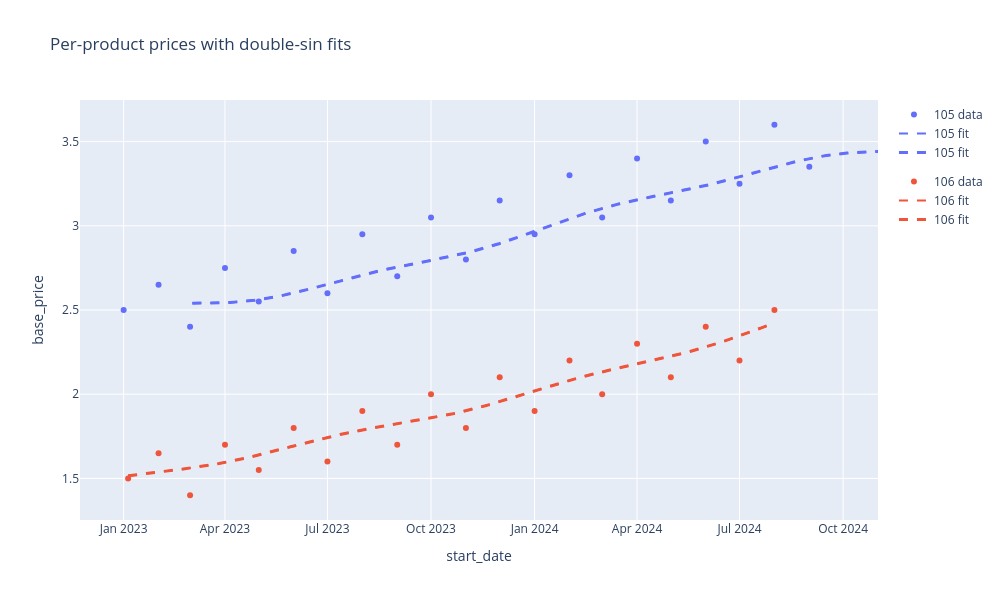

Write notebook code for a chart like this one.
### Code cell
# Plotly: data markers + fitted double-sin model (one product per color)
import plotly.graph_objects as go
import plotly.express as px
import pandas as pd
import numpy as np
from src.fidzulu.business.synodical_regressor import double_sin_trend_model
# fit_results and train_splits are expected to exist from earlier cells
colors = px.colors.qualitative.Plotly
fig = go.Figure()
prod_ids = sorted([pid for pid in train_splits.keys()])
for i, prod in enumerate(prod_ids):
    dfp = train_splits.get(prod)
    if dfp is None or dfp.empty:
        continue
    dfp = dfp.sort_values('start_date').copy()
    # ensure types
    dfp['start_date'] = pd.to_datetime(dfp['start_date'], errors='coerce')
    dfp['base_price'] = pd.to_numeric(dfp['base_price'], errors='coerce')
    color = colors[i % len(colors)]
    # scatter markers for actual data
    fig.add_trace(go.Scatter(x=dfp['start_date'], y=dfp['base_price'], mode='markers',
                             name=f'{prod} data', marker=dict(color=color), legendgroup=str(prod)))
    # overlay fitted model if available
    r = fit_results.get(prod)
    if r is not None and r.get('success') and r.get('params') is not None:
        p = r['params']
        # dense t grid and corresponding dates using product's first date as origin
        tmin, tmax = float(dfp['t'].min()), float(dfp['t'].max())
        tt = np.linspace(tmin, tmax, 200)
        base = pd.to_datetime(dfp['start_date'].min())
        dates = base + pd.to_timedelta(tt, unit='D')
        yy = double_sin_trend_model(tt, *p)
        fig.add_trace(go.Scatter(x=dates, y=yy, mode='lines',
                                 name=f'{prod} fit', line=dict(color=color, dash='dash'), legendgroup=str(prod)))
# additionally overlay fitted dashed lines for products 105 and 106 (highlight)
for special_pid in [105, 106]:
    r = fit_results.get(special_pid)
    if r is not None and r.get('success') and r.get('params') is not None:
        p = r['params']
        # attempt to get date range from product train split, fallback to concatenated_train
        dfp = train_splits.get(special_pid)
        if dfp is None or dfp.empty:
            if 'concatenated_train' in globals() and not concatenated_train.empty:
                dfp = concatenated_train[concatenated_train['prod_id'] == special_pid]
        if dfp is None or dfp.empty:
            # no date info; skip
            continue
        dfp = dfp.sort_values('start_date').copy()
        dfp['start_date'] = pd.to_datetime(dfp['start_date'], errors='coerce')
        tmin, tmax = float(dfp['t'].min()), float(dfp['t'].max())
        tt = np.linspace(tmin, tmax, 200)
        base = pd.to_datetime(dfp['start_date'].min())
        dates = base + pd.to_timedelta(tt, unit='D')
        # choose color consistent with product assignment if product in prod_ids, else use hash
        if special_pid in prod_ids:
            color = colors[prod_ids.index(special_pid) % len(colors)]
        else:
            color = colors[hash(special_pid) % len(colors)]
        yy = double_sin_trend_model(tt, *p)
        fig.add_trace(go.Scatter(x=dates, y=yy, mode='lines',
                                 name=f'{special_pid} fit', line=dict(color=color, dash='dash', width=3),
                                 legendgroup=str(special_pid)))
# layout tweaks
fig.update_layout(title='Per-product prices with double-sin fits', xaxis_title='start_date', yaxis_title='base_price', width=1000, height=600)
fig.show()

### Figure 1 — Plotly figure (JSON) as saved in the notebook; plotly's stock layout.template omitted (floating-point values rounded to 4 significant figures; data arrays with more than 128 entries replaced by an {"elided": "..."} marker saying what was removed)
{"data": [{"legendgroup": "105", "marker": {"color": "#636EFA"}, "mode": "markers", "name": "105 data", "type": "scatter", "x": ["2023-01-01T00:00:00.000000", "2023-02-01T00:00:00.000000", "2023-03-01T00:00:00.000000", "2023-04-01T00:00:00.000000", "2023-05-01T00:00:00.000000", "2023-06-01T00:00:00.000000", "2023-07-01T00:00:00.000000", "2023-08-01T00:00:00.000000", "2023-09-01T00:00:00.000000", "2023-10-01T00:00:00.000000", "2023-11-01T00:00:00.000000", "2023-12-01T00:00:00.000000", "2024-01-01T00:00:00.000000", "2024-02-01T00:00:00.000000", "2024-03-01T00:00:00.000000", "2024-04-01T00:00:00.000000", "2024-05-01T00:00:00.000000", "2024-06-01T00:00:00.000000", "2024-07-01T00:00:00.000000", "2024-08-01T00:00:00.000000", "2024-09-01T00:00:00.000000"], "y": [2.5, 2.65, 2.4, 2.75, 2.55, 2.85, 2.6, 2.95, 2.7, 3.05, 2.8, 3.15, 2.95, 3.3, 3.05, 3.4, 3.15, 3.5, 3.25, 3.6, 3.35]}, {"legendgroup": "105", "line": {"color": "#636EFA", "dash": "dash"}, "mode": "lines", "name": "105 fit", "type": "scatter", "x": {"elided": "200 str values"}, "y": {"elided": "200 float values"}}, {"legendgroup": "106", "marker": {"color": "#EF553B"}, "mode": "markers", "name": "106 data", "type": "scatter", "x": ["2023-01-05T00:00:00.000000", "2023-02-01T00:00:00.000000", "2023-03-01T00:00:00.000000", "2023-04-01T00:00:00.000000", "2023-05-01T00:00:00.000000", "2023-06-01T00:00:00.000000", "2023-07-01T00:00:00.000000", "2023-08-01T00:00:00.000000", "2023-09-01T00:00:00.000000", "2023-10-01T00:00:00.000000", "2023-11-01T00:00:00.000000", "2023-12-01T00:00:00.000000", "2024-01-01T00:00:00.000000", "2024-02-01T00:00:00.000000", "2024-03-01T00:00:00.000000", "2024-04-01T00:00:00.000000", "2024-05-01T00:00:00.000000", "2024-06-01T00:00:00.000000", "2024-07-01T00:00:00.000000", "2024-08-01T00:00:00.000000"], "y": [1.5, 1.65, 1.4, 1.7, 1.55, 1.8, 1.6, 1.9, 1.7, 2.0, 1.8, 2.1, 1.9, 2.2, 2.0, 2.3, 2.1, 2.4, 2.2, 2.5]}, {"legendgroup": "106", "line": {"color": "#EF553B", "dash": "dash"}, "mode": "lines", "name": "106 fit", "type": "scatter", "x": {"elided": "200 str values"}, "y": {"elided": "200 float values"}}, {"legendgroup": "105", "line": {"color": "#636EFA", "dash": "dash", "width": 3}, "mode": "lines", "name": "105 fit", "type": "scatter", "x": {"elided": "200 str values"}, "y": {"elided": "200 float values"}}, {"legendgroup": "106", "line": {"color": "#EF553B", "dash": "dash", "width": 3}, "mode": "lines", "name": "106 fit", "type": "scatter", "x": {"elided": "200 str values"}, "y": {"elided": "200 float values"}}], "layout": {"height": 600, "title": {"text": "Per-product prices with double-sin fits"}, "width": 1000, "xaxis": {"title": {"text": "start_date"}}, "yaxis": {"title": {"text": "base_price"}}}}
